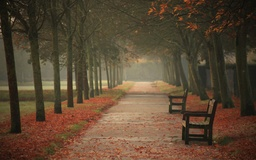
#> input picture samples/autumn.jpg, 256 x 160 px, shrunk from 1920 x 1200 before the run
$ python G1i7ch3r.py samples/autumn.jpg
#> lines starting #> are read from the running program, lines starting #| are printed output that depends on the picture
#! /usr/bin/python3

import os
import sys
import random
import argparse
from PIL import Image

logo = '''   ▄████  ██▓     ██▓▄▄▄█████▓ ▄████▄   ██░ ██ ▓█████  ██▀███
  ██▒ ▀█▒▓██▒    ▓██▒▓  ██▒ ▓▒▒██▀ ▀█  ▓██░ ██▒▓█   ▀ ▓██ ▒ ██▒
 ▒██░▄▄▄░▒██░    ▒██▒▒ ▓██░ ▒░▒▓█    ▄ ▒██▀▀██░▒███   ▓██ ░▄█ ▒
 ░▓█  ██▓▒██░    ░██░░ ▓██▓ ░ ▒▓▓▄ ▄██▒░▓█ ░██ ▒▓█  ▄ ▒██▀▀█▄
 ░▒▓███▀▒░██████▒░██░  ▒██▒ ░ ▒ ▓███▀ ░░▓█▒░██▓░▒████▒░██▓ ▒██▒
  ░▒   ▒ ░ ▒░▓  ░░▓    ▒ ░░   ░ ░▒ ▒  ░ ▒ ░░▒░▒░░ ▒░ ░░ ▒▓ ░▒▓░
   ░   ░ ░ ░ ▒  ░ ▒ ░    ░      ░  ▒    ▒ ░▒░ ░ ░ ░  ░  ░▒ ░ ▒░
 ░ ░   ░   ░ ░    ▒ ░  ░      ░         ░  ░░ ░   ░     ░░   ░
       ░     ░  ░ ░           ░ ░       ░  ░  ░   ░  ░   ░
        Breaks images in an aesthetically pleasing manner.\n'''


def perr(msg, err):
    """
    Print an error message
    :param msg: Message
    :param err: Exception object
    """
    print('{}: {}: {}'.format(msg, type(err).__name__, err))  # TODO update file to use f strings and other new language features


def clean_path(path):
    if isinstance(path, str):
        return os.path.abspath(os.path.expanduser(os.path.expandvars(path)))
    else:
        return path


def get_settings():
    """
    Parse commandline arguments.
    :return: a dict of settings.
    """

    ap = argparse.ArgumentParser(description='Apply artificial data corruption to images.')
    ap_gen = ap.add_argument_group('General')
    ap_gen.add_argument('--no-logo', action='store_true', help='Clean up your automation log files!')
    ap_gen.add_argument('--out-path', type=str, metavar='path', default=None, help='Where to store the results')
    ap_gen.add_argument('--seed', type=int, metavar='integer', default=None,
                        help='The same seed with the same input generates the same output every time.\n'
                             'The effects will also be identical for multiple images with identical dimensions '
                             'and file types.')
    ap_gen.add_argument('--skip-first', type=int, metavar='percent', default=0, help='Leave the first x%% original.')
    ap_gen.add_argument('--skip-last', type=int, metavar='percent', default=0, help='Leave the last x%% original.')

    ap_eff_togg = ap.add_argument_group('Effect toggles')
    ap_eff_togg.add_argument('--glitch-channels-together', action='store_true', help='Apply the same effect to all channels.')
    ap_eff_togg.add_argument('--no-hard-noise', action='store_true', help='Disable the hard noise effect.')
    ap_eff_togg.add_argument('--no-soft-noise', action='store_true', help='Disable the soft noise effect.')
    ap_eff_togg.add_argument('--no-skip', action='store_true', help='Disable the multiple/shifted image effect.')
    ap_eff_togg.add_argument('--no-none', action='store_true', help='Disable the unmodified image effect.')
    ap_eff_togg.add_argument('--no-max', action='store_true', help='Disable channel whiteout effect.')
    ap_eff_togg.add_argument('--no-min', action='store_true', help='Disable the channel blackout effect.')

    ap_eff_tun = ap.add_argument_group('Effect tuning')
    ap_eff_tun.add_argument('--skip-step-size', type=int, metavar='pixels', default=1, help='step size for skip effect')
    ap_eff_tun.add_argument('--hard-noise-min', type=int, metavar='percent', default=0, help='minimum effect size')
    ap_eff_tun.add_argument('--hard-noise-max', type=int, metavar='percent', default=3, help='maximum effect size')
    ap_eff_tun.add_argument('--soft-noise-min', type=int, metavar='percent', default=0, help='minimum effect size')
    ap_eff_tun.add_argument('--soft-noise-max', type=int, metavar='percent', default=5, help='maximum effect size')
    ap_eff_tun.add_argument('--skip-min', type=int, metavar='percent', default=2, help='minimum effect size')
    ap_eff_tun.add_argument('--skip-max', type=int, metavar='percent', default=8, help='maximum effect size')
    ap_eff_tun.add_argument('--none-min', type=int, metavar='percent', default=2, help='minimum effect size')
    ap_eff_tun.add_argument('--none-max', type=int, metavar='percent', default=30, help='maximum effect size')
    ap_eff_tun.add_argument('--max-min', type=int, metavar='percent', default=0, help='minimum effect size')
    ap_eff_tun.add_argument('--max-max', type=int, metavar='percent', default=1, help='maximum effect size')
    ap_eff_tun.add_argument('--min-min', type=int, metavar='percent', default=0, help='minimum effect size')
    ap_eff_tun.add_argument('--min-max', type=int, metavar='percent', default=3, help='maximum effect size')

    ap.add_argument('files', nargs='+', metavar='img_file_path',
                    help='One or more file(s) to glitch, or one folder only containing images (may be mixed types)')

    args = vars(ap.parse_args())

    # Convert percentages to internally expected floats
    args['skip_first'] /= 100
    args['skip_last'] /= 100
    args['hard_noise_min'] /= 100
    args['hard_noise_max'] /= 100
    args['soft_noise_min'] /= 100
    args['soft_noise_max'] /= 100
    args['skip_min'] /= 100
    args['skip_max'] /= 100
    args['none_min'] /= 100
    args['none_max'] /= 100
    args['max_min'] /= 100
    args['max_max'] /= 100
    args['min_min'] /= 100
    args['min_max'] /= 100

    args['out_path'] = clean_path(args['out_path'])

    return args


def do_glitch(file_path, settings):
#> called with file_path = 'samples/autumn.jpg'
    print("Loading image")
    try:
        im = Image.open(file_path)
#> im is the input picture: PIL image 256x160 RGB; mean R, G, B 91.2, 72.4, 52
    except OSError as e:
        perr('Unable to load image', e)
        return

    print('Format: {}'.format(im.format))
#| Format: JPEG
    print('Dimensions: {}x{}'.format(*im.size))
#| Dimensions: 256x160
    print('Mode: {}'.format(im.mode))
#| Mode: RGB
    channel_names = im.getbands()
#> channel_names = ('R', 'G', 'B')
    print('Channels: {} ({})'.format(len(channel_names), ', '.join(channel_names)))
#| Channels: 3 (R, G, B)

    if settings['seed'] is None:
        seed = random.randint(100000000, 999999999)
        print('Random seed: {}'.format(seed))
    else:
        seed = settings['seed']

    channels = im.split()
    mode = im.mode
#> mode = 'RGB'
    del im
    new_channels = []
    for i, ch in enumerate(channels):
        print('Glitching channel {}'.format(channel_names[i]))

        if not settings['glitch_channels_together']:
            seed += i
        new_channels.append(glitch_channel(ch, seed, **settings))  # Offset the seed so the channels will be unique
#> this loop made 3 passes
#> (seed, buflen in glitch_channel, start_at in glitch_channel, end_at in glitch_channel) on pass 1: (513653999, 40960, 0, 40960)
#| Glitching channel R
#| Glitching channel G
#| Glitching channel B

    im_out = Image.merge(mode, new_channels)
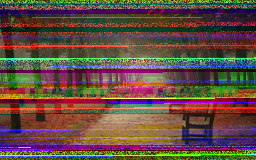
#> im_out: PIL image 256x160 RGB; mean R, G, B 100.4, 75, 69.7

    file_path = os.path.basename(file_path)
    outfile = file_path[:file_path.rfind('.')]
    outformat = 'PNG'
    print('Saving image')
    filepath = '{}.glitched.{}'.format(outfile, outformat)
    if settings['out_path'] is not None:
        filepath = os.path.join(settings['out_path'], filepath)
    im_out.save(filepath)


def glitch_channel(channel,
                   custom_seed=0,
                   skip_first=0,
                   skip_last=0,
                   **kwargs):

    random.seed(custom_seed)

    buf = channel.tobytes()
    buflen = len(buf)
    newbuf = bytearray(buflen)
    start_at = round(buflen * skip_first)
    end_at = round(buflen - (buflen * skip_last))

    # Populate the actions based on the settings
    actions = []  # (function, min_size, max_size

    if not kwargs['no_hard_noise']:
        actions.append((glitch_action_noise, kwargs['hard_noise_min'], kwargs['hard_noise_max']))
    if not kwargs['no_soft_noise']:
        actions.append((glitch_action_noise_add, kwargs['soft_noise_min'], kwargs['soft_noise_max']))
    if not kwargs['no_skip']:
        actions.append((glitch_action_skip, kwargs['skip_min'], kwargs['skip_max']))
    if not kwargs['no_none']:
        actions.append((glitch_action_none, kwargs['none_min'], kwargs['none_max']))
    if not kwargs['no_max']:
        actions.append((glitch_action_max, kwargs['max_min'], kwargs['max_max']))
    if not kwargs['no_min']:
        actions.append((glitch_action_min, kwargs['min_min'], kwargs['min_max']))

    # decide a strategy
    strategy = []
    while sum([l for a, l in strategy]) < end_at - start_at:  # while strategies combined do not fill gitchable area
        index = random.randint(0, len(actions)-1)
        action = actions[index][0]
        length = random.randint(round(buflen*actions[index][1]), round(buflen*actions[index][2]))
        strategy.append([action, length])

    for i, c in enumerate(buf[:start_at]):  # copy the untouched parts at the beginning
        newbuf[i] = c

    for i, c in enumerate(buf[end_at:]):  # copy the untouched parts at the end
        newbuf[i+end_at] = c

    origin_offset = 0
    for i in range(start_at, end_at):  # glitch!
        if i + origin_offset >= buflen:
            origin_offset = -i
        elif i + origin_offset < 0:
            origin_offset = buflen - i -1

        origin_offset = strategy[0][0](newbuf, buf, i, origin_offset, **kwargs)

        strategy[0][1] -= 1  # Decrement this strategy's length
        if strategy[0][1] < 1:  # delete it if it's run out, so [0] points to the next one
            del strategy[0]

    del buf
    return Image.frombytes(channel.mode, channel.size, bytes(newbuf))


def glitch_action_none(buf_new, buf_original, index, offset_original, **kwargs):
    buf_new[index] = buf_original[index]
    return offset_original


def glitch_action_skip(buf_new, buf_original, index, offset_original, **kwargs):
    buf_new[index] = buf_original[index+offset_original]
    offset_original += kwargs['skip_step_size']
    return offset_original


def glitch_action_min(buf_new, buf_original, index, offset_original, **kwargs):
    buf_new[index] = 0
    return offset_original


def glitch_action_max(buf_new, buf_original, index, offset_original, **kwargs):
    buf_new[index] = 255
    return offset_original


def glitch_action_noise(buf_new, buf_original, index, offset_original, **kwargs):
    buf_new[index] = random.randrange(0, 256)
    return offset_original


def glitch_action_noise_add(buf_new, buf_original, index, offset_original, **kwargs):
    buf_new[index] = round((buf_original[index+offset_original] + random.randrange(0, 256)) /2)
    return offset_original


if __name__ == '__main__':
    if '--no-logo' not in sys.argv:
        print(logo)

    s = get_settings()

    s['files'] = [clean_path(p) for p in s['files']]  # Clean up the paths
    if len(s['files']) == 1 and os.path.isdir(s['files'][0]):
        s['files'] = [os.path.join(s['files'][0], p)
                      for p in os.listdir(s['files'][0])
                      if os.path.isfile(os.path.join(s['files'][0], p))]

    print()
    for index, f in enumerate(s['files']):
        print('Image {}/{}: {}'.format(index+1, len(s['files']), f))
        do_glitch(f, s)
        print()

$ run again, on samples/girl.jpeg
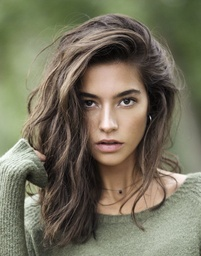
#> input picture samples/girl.jpeg, 201 x 256 px, shrunk from 785 x 1000 before the run
#> in do_glitch, im is the input picture: PIL image 201x256 RGB; mean R, G, B 117.3, 112.5, 93
#| Format: JPEG
#| Dimensions: 201x256
#| Mode: RGB
#> channel_names = ('R', 'G', 'B')
#| Channels: 3 (R, G, B)
#> the loop in do_glitch, `for i, ch in enumerate(channels):` made 3 passes
#> (seed, buflen in glitch_channel, start_at in glitch_channel, end_at in glitch_channel) on pass 1: (513653999, 51456, 0, 51456)
#> (printed output is left out)
#> in do_glitch, `im_out = Image.merge(mode, new_channels)`:
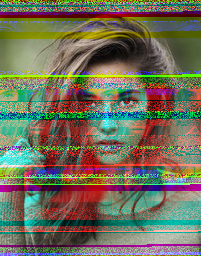
#> im_out: PIL image 201x256 RGB; mean R, G, B 112.3, 110.3, 90.2
